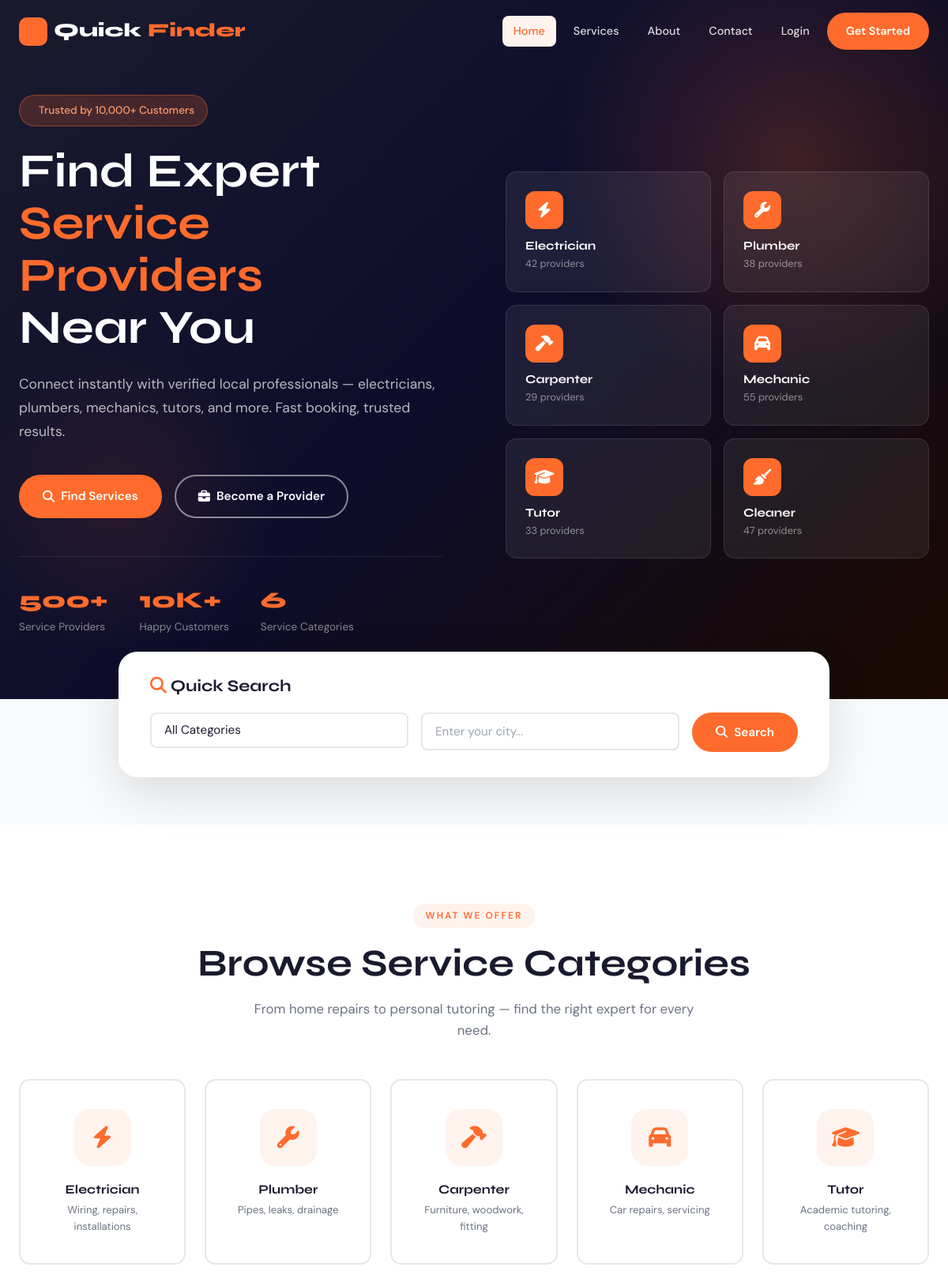
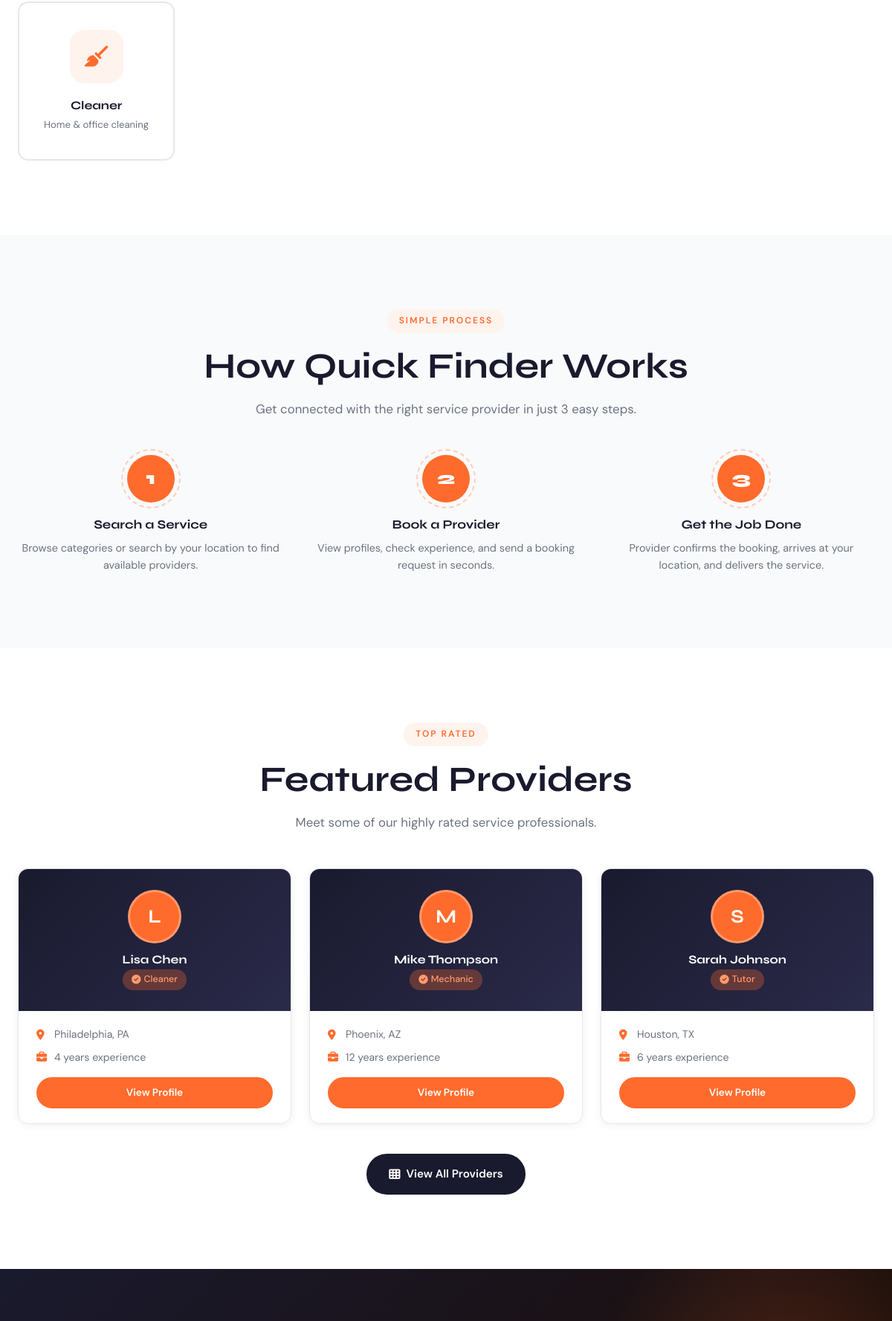
The page / (upper part) on the database its author committed (2 pictures, top to bottom).
### tables this page shows
CREATE TABLE IF NOT EXISTS service_providers (
    id INT AUTO_INCREMENT PRIMARY KEY,
    name VARCHAR(100) NOT NULL,
    email VARCHAR(150) UNIQUE NOT NULL,
    phone VARCHAR(20) NOT NULL,
    category VARCHAR(100) NOT NULL,
    experience INT DEFAULT 0,
    location VARCHAR(200) NOT NULL,
    bio TEXT,
    password VARCHAR(255) NOT NULL,
    status ENUM('pending','approved','rejected') DEFAULT 'pending',
    profile_image VARCHAR(255) DEFAULT NULL,
    created_at TIMESTAMP DEFAULT CURRENT_TIMESTAMP
);

### index.php (the view, shortened to what this page needs)
<?php
require_once 'connect.php';
require_once 'header.php';
?>
<section class="hero">
    <div class="hero-container">
        <div class="hero-content fade-in">
            <div class="hero-badge">
                Trusted by 10,000+ Customers
            </div>
            <h1 class="hero-title">
                Find Expert<br><span>Service Providers</span><br>Near You
            </h1>
            <p class="hero-desc">
                Connect instantly with verified local professionals — electricians, plumbers, mechanics, tutors, and more. Fast booking, trusted results.
            </p>
            <div class="hero-actions">
                <a href="services.php" class="btn btn-primary"><i class="fas fa-search"></i> Find Services</a>
                <a href="register_provider.php" class="btn btn-outline-white"><i class="fas fa-briefcase"></i> Become a Provider</a>
            </div>
            <div class="hero-stats">
                <div class="stat-item">
                    <div class="stat-num">500+</div>
                    <div class="stat-label">Service Providers</div>
                </div>
                <div class="stat-item">
                    <div class="stat-num">10K+</div>
                    <div class="stat-label">Happy Customers</div>
                </div>
                <div class="stat-item">
                    <div class="stat-num">6</div>
                    <div class="stat-label">Service Categories</div>
                </div>
            </div>
        </div>
        <div class="hero-visual">
            <div class="hero-cards-grid">
                <?php
                $icons = ['Electrician'=>'bolt','Plumber'=>'wrench','Carpenter'=>'hammer','Mechanic'=>'car','Tutor'=>'graduation-cap','Cleaner'=>'broom'];
                $counts = [42, 38, 29, 55, 33, 47];
                $i = 0;
                foreach ($icons as $cat => $icon):
                ?>
                <a href="services.php?cat=<?= $cat ?>" class="hero-card">
                    <div class="hero-card-icon"><i class="fas fa-<?= $icon ?>"></i></div>
                    <h4><?= $cat ?></h4>
                    <p><?= $counts[$i] ?> providers</p>
                </a>
                <?php $i++; endforeach; ?>
            </div>
        </div>
    </div>
</section>
<section class="search-section" style="background:var(--bg-alt); padding-bottom:60px;">
    <div class="container">
        <div class="search-wrapper">
            <h3><i class="fas fa-search" style="color:var(--primary)"></i> Quick Search</h3>
            <form class="search-form" id="heroSearch">
                <div class="form-group">
                    <select id="searchCat" name="cat" class="form-control">
                        <option value="">All Categories</option>
                    </select>
                </div>
                <div class="form-group">
                    <input type="text" id="searchLoc" name="loc" class="form-control" placeholder="Enter your city...">
                </div>
                <button type="submit" class="btn btn-primary"><i class="fas fa-search"></i> Search</button>
            </form>
        </div>
    </div>
</section>
<section class="section-pad" style="background:var(--bg);">
    <div class="container text-center">
        <div class="section-label">What We Offer</div>
        <h2 class="section-title">Browse Service Categories</h2>
        <p class="section-subtitle">From home repairs to personal tutoring — find the right expert for every need.</p>
        <div class="services-grid">
            <?php
            $services = [
                ['Electrician','bolt','Wiring, repairs, installations'],
                ['Plumber','wrench','Pipes, leaks, drainage'],
                ['Carpenter','hammer','Furniture, woodwork, fitting'],
                ['Mechanic','car','Car repairs, servicing'],
                ['Tutor','graduation-cap','Academic tutoring, coaching'],
                ['Cleaner','broom','Home & office cleaning'],
            ];
            foreach ($services as [$name,$icon,$desc]): ?>
            <a href="services.php?cat=<?= $name ?>" class="service-card">
                <div class="service-icon"><i class="fas fa-<?= $icon ?>"></i></div>
                <h3><?= $name ?></h3>
                <p><?= $desc ?></p>
            </a>
            <?php endforeach; ?>
        </div>
    </div>
</section>
<section class="section-pad" style="background:var(--bg-alt);">
    <div class="container text-center">
        <div class="section-label">Simple Process</div>
        <h2 class="section-title">How Quick Finder Works</h2>
        <p class="section-subtitle">Get connected with the right service provider in just 3 easy steps.</p>
        <div class="steps-grid">
            <div class="step-item fade-in-delay-1">
                <div class="step-num">1</div>
                <h3>Search a Service</h3>
                <p>Browse categories or search by your location to find available providers.</p>
            </div>
            <div class="step-item fade-in-delay-2">
                <div class="step-num">2</div>
                <h3>Book a Provider</h3>
                <p>View profiles, check experience, and send a booking request in seconds.</p>
            </div>
            <div class="step-item fade-in-delay-3">
                <div class="step-num">3</div>
                <h3>Get the Job Done</h3>
                <p>Provider confirms the booking, arrives at your location, and delivers the service.</p>
            </div>
        </div>
    </div>
</section>
<section class="section-pad" style="background:var(--bg);">
    <div class="container">
        <div class="text-center">
            <div class="section-label">Top Rated</div>
            <h2 class="section-title">Featured Providers</h2>
            <p class="section-subtitle">Meet some of our highly rated service professionals.</p>
        </div>
        <?php
        $result = mysqli_query($conn, "SELECT * FROM service_providers WHERE status='approved' ORDER BY id DESC LIMIT 3");
        ?>
        <div class="providers-grid" style="margin-top:48px;">
            <?php while ($p = mysqli_fetch_assoc($result)): ?>
            <div class="provider-card">
                <div class="provider-card-header">
                    <div class="provider-avatar"><?= strtoupper(substr($p['name'],0,1)) ?></div>
                    <h3><?= htmlspecialchars($p['name']) ?></h3>
                    <span class="provider-badge"><i class="fas fa-check-circle"></i> <?= htmlspecialchars($p['category']) ?></span>
                </div>
                <div class="provider-card-body">
                    <div class="provider-meta">
                        <span><i class="fas fa-map-marker-alt"></i><?= htmlspecialchars($p['location']) ?></span>
                        <span><i class="fas fa-briefcase"></i><?= $p['experience'] ?> years experience</span>
                    </div>
                    <a href="provider_profile.php?id=<?= $p['id'] ?>" class="btn btn-primary btn-sm">View Profile</a>
                </div>
            </div>
            <?php endwhile; ?>
        </div>
        <div class="text-center" style="margin-top:40px;">
            <a href="services.php" class="btn btn-secondary"><i class="fas fa-th"></i> View All Providers</a>
        </div>
    </div>
</section>
<section class="cta-section">
</section>
<?php require_once 'footer.php'; ?>

### rows shown on the page
service_providers: name "L", name "Lisa Chen", category "Cleaner", location "Philadelphia, PA", experience "4"
service_providers: name "M", name "Mike Thompson", category "Mechanic", location "Phoenix, AZ", experience "12"
service_providers: name "S", name "Sarah Johnson", category "Tutor", location "Houston, TX", experience "6"

### other values the page prints
$cat "Electrician"
$counts[$i] "42"
$cat "Plumber"
$counts[$i] "38"
$cat "Carpenter"
$counts[$i] "29"
$cat "Mechanic"
$counts[$i] "55"
$cat "Tutor"
$counts[$i] "33"
$cat "Cleaner"
$counts[$i] "47"
$name "Electrician"
$desc "Wiring, repairs, installations"
$name "Plumber"
